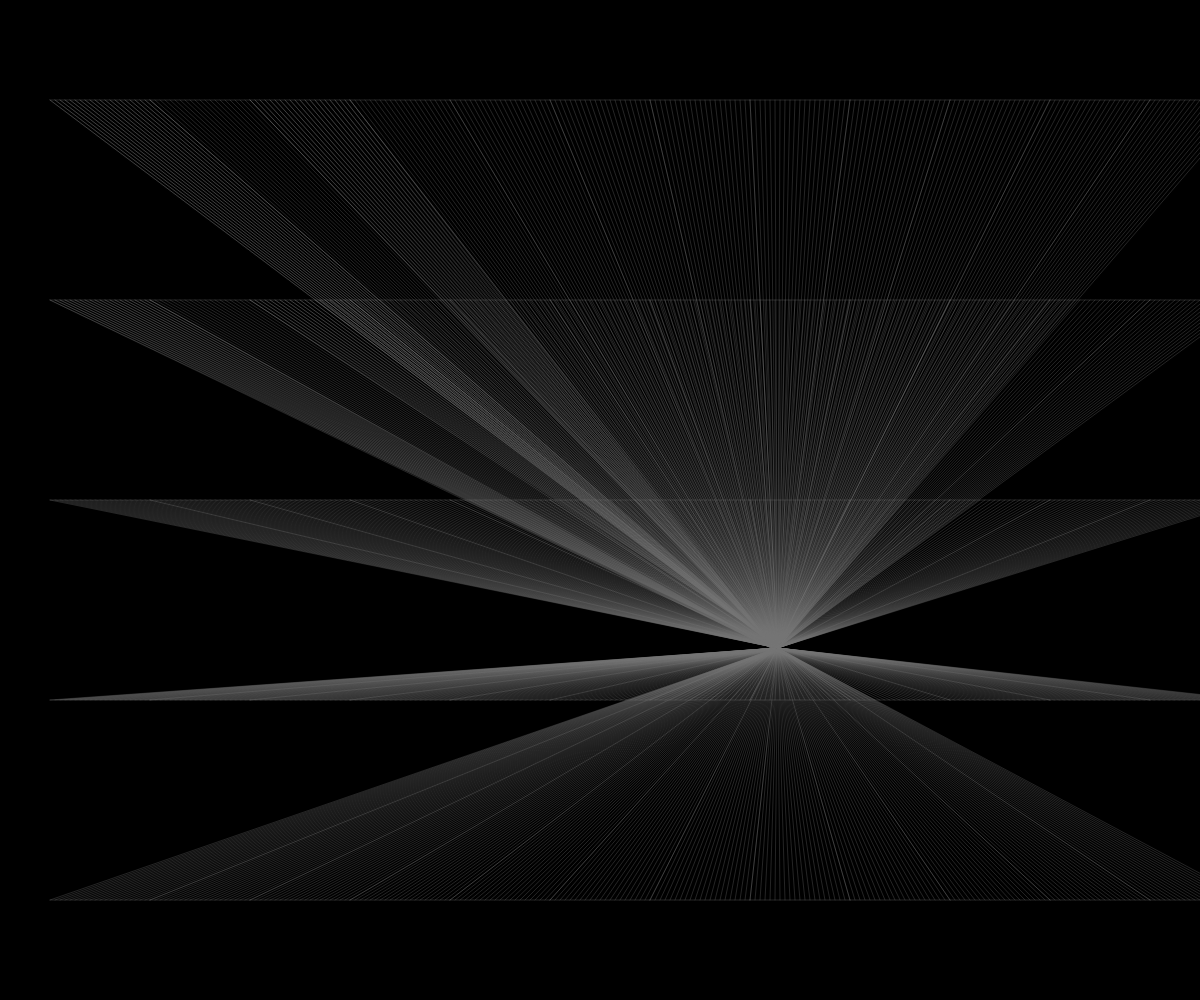
Frame 1 (no input)
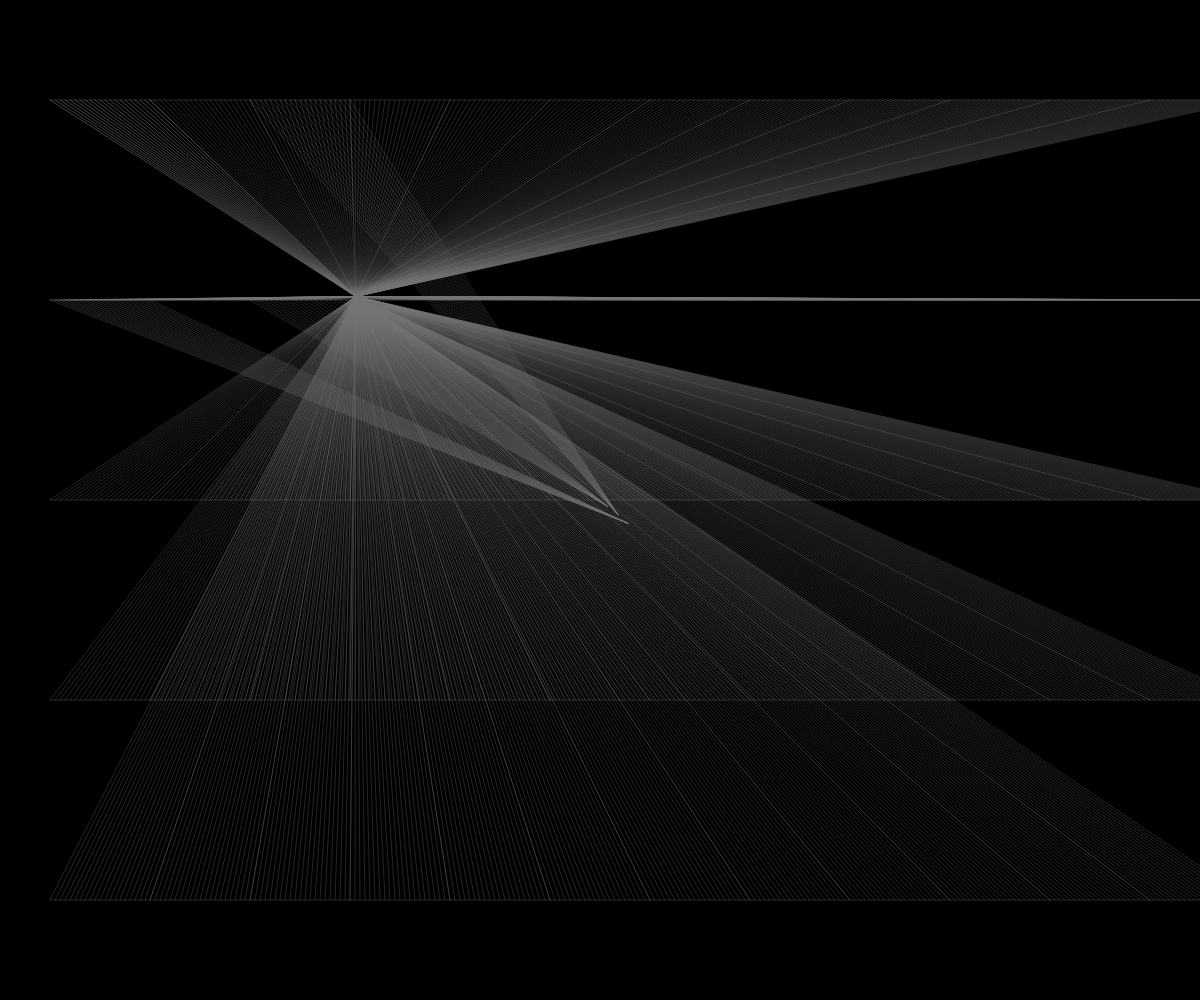
Frame 60 (no input)
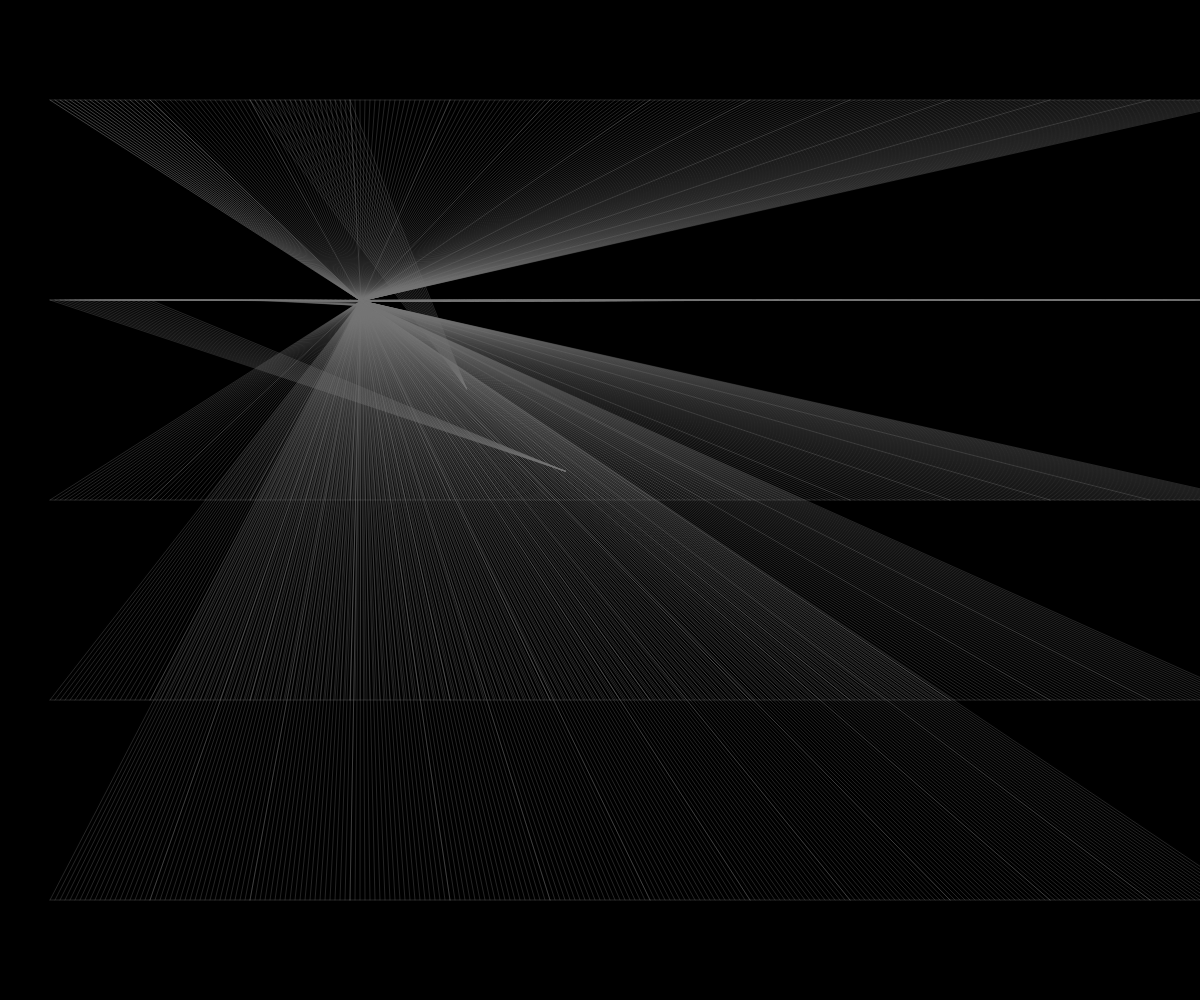
Frame 120 (the mouse pressed at the canvas centre since frame 60)

The p5.js sketch that drew these frames (run headless with seeded random() and noise() and a simulated clock; from frame 60 on, the mouse is pressed at the canvas centre):

// p5.js sketch
// ── sketch.js
let xarray = [],
  yarray = [];

function setup() {
  createCanvas(windowWidth, windowHeight);
}

function draw() {
  background(0);
  stroke(120, 120, 120, 80);
  noFill();
  // for (let x = 0; x < )
  var noiseX = noise(.05 * frameCount) * width;
  var noiseY = noise(.05 * frameCount) * height;
  var noiseX2 = noise(.06 * frameCount) * width;
  var noiseY2 = noise(.06 * frameCount) * height;
  var noiseX3 = noise(.07 * frameCount) * width;
  var noiseY3 = noise(.07 * frameCount) * height;
  var noiseX4 = noise(.04 * frameCount) * width;
  var noiseY4 = noise(.04 * frameCount) * height;

  for (let x = 50; x < windowWidth + 50; x += 100) {
    for (let y = 100; y < windowHeight; y += 200) {
      line(x, y, x + 100, y);
      for (let z = x; z <= x + 100; z += 5) {
        line(z, y, noiseX, noiseY);
      }
      // for (let i = )
      // for(let i = x; i<=x+50; i+=5) {
      //   line(i,y,y,noiseY);
      // }

    }
  }

  for (let x = 50; x <= 150; x += 5) {
    line(x, 100, noiseX, noiseY);
  }

  for (let x = 250; x <= 350; x += 5) {
    line(x, 100, noiseX2, noiseY2);
  }

  for (let x = 250; x <= 350; x += 5) {
    line(x, 300, noiseX3, noiseY3);
  }

  for (let x = 50; x <= 150; x += 5) {
    line(x, 300, noiseX4, noiseY4);
  }
}
